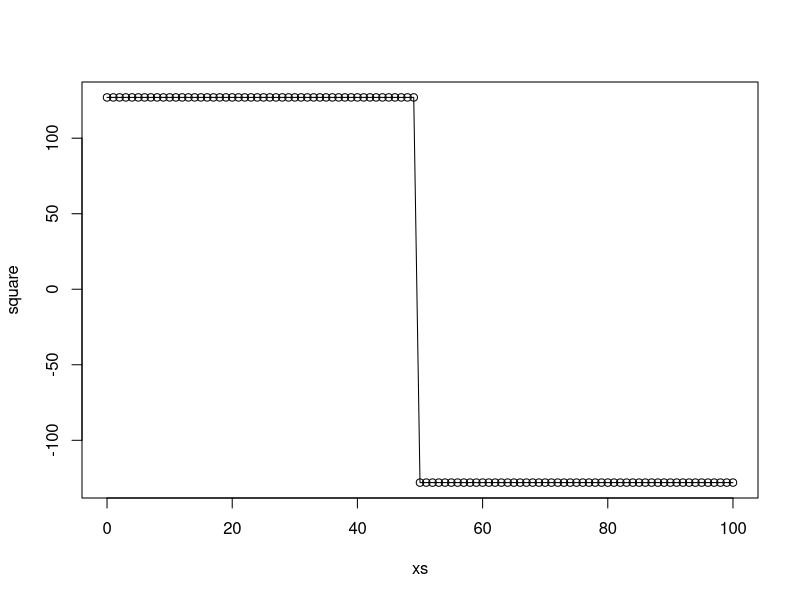
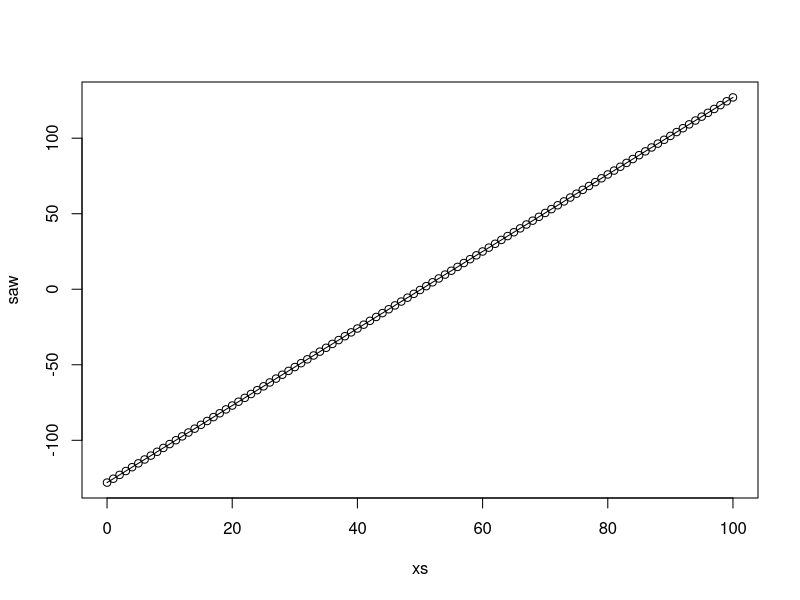
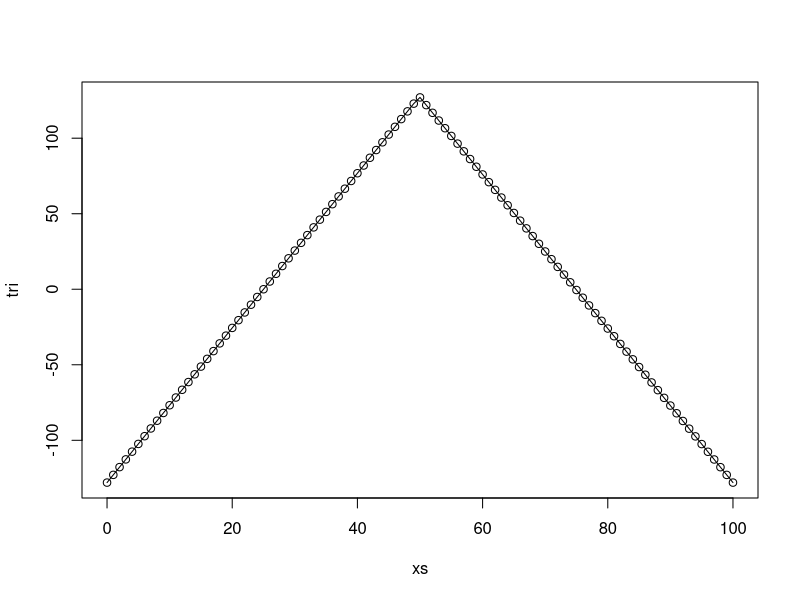
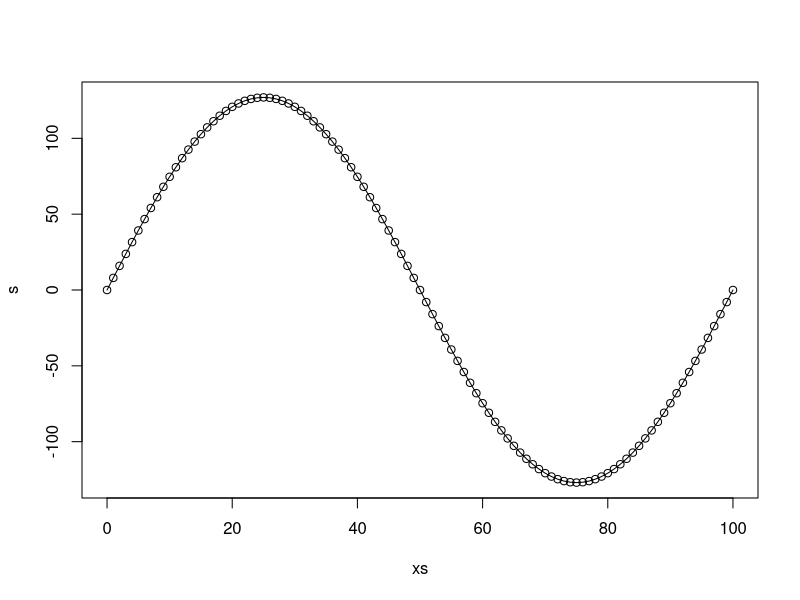

The R source for these figures, in order:
f <- 100
xs <- seq(0, f) 
amin <- -128
amax <- 127
umax <- amax - amin

gen_square <- function(t, f) {
  if (t < f/2) {
    amax
  } else {
    amin
  }
}

gen_saw <- function(t, f) {
  if (f == 0) {
    0
  } else {
    t * umax / f + amin
  }
}

gen_tri <- function(t, f) {
  if (f==0) {
    0
  } else {
    f2 <- f/2
    t2 <- t * umax / (f2) + amin
    if (t < f2) {
      t * 256 / f2 + amin
    } else {
      amax - ((t-f2)*umax/f2)
      
      
    }
  }
}

gen_sin <- function(t, f) {
  if (f==0) {
    0
  } else {
    amax * sin(2*pi * t / f)
  }
}

square <- sapply(xs, FUN=gen_square, f)

saw <- sapply(xs, FUN=gen_saw, f)

tri <- sapply(xs, FUN=gen_tri, f)

s <- sapply(xs, FUN=gen_sin, f)

plot(xs, square, type="o")
plot(xs, saw, type="o")
plot(xs, tri, type="o")
plot(xs, s, type="o")